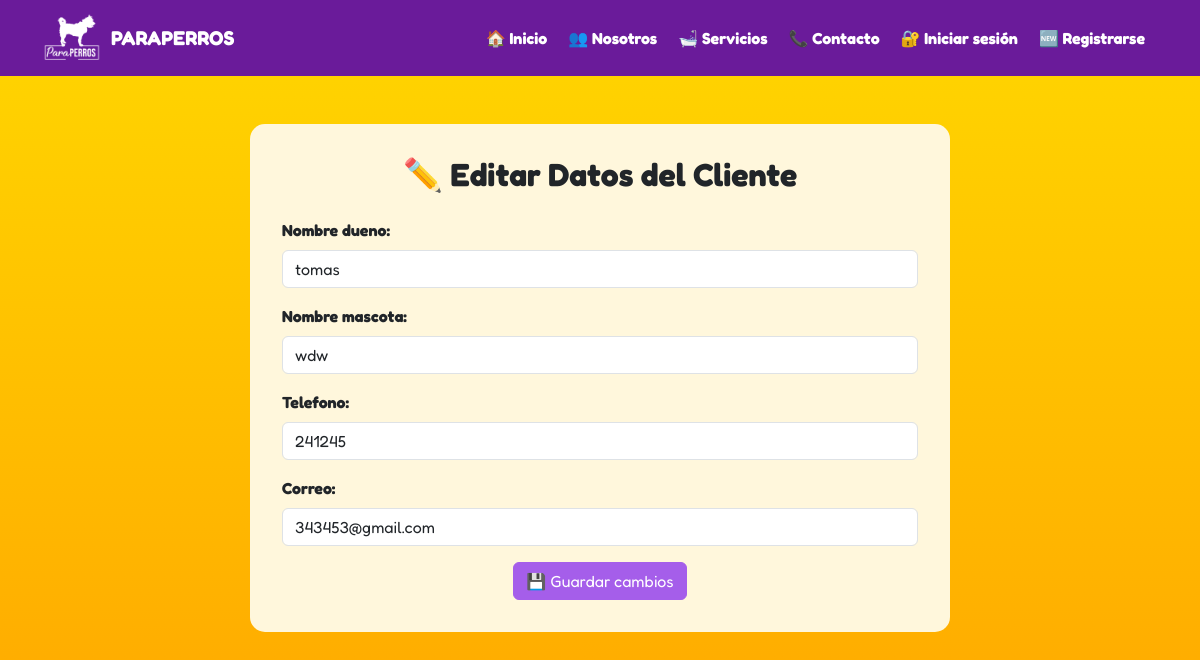
Page /clientes/editar/16/ on the committed database.
### tasks/models.py (models this page shows, shortened)
class PersonalData(models.Model):
    nombre_dueno = models.CharField(max_length=100)
    nombre_mascota = models.CharField(max_length=100)
    telefono = models.CharField(max_length=15)
    correo = models.EmailField()

### tasks/views.py (the view)
# urls.py: path('clientes/editar/<int:id>/', views.editar_datos_personales, name='editar_datos_personales'),
def editar_datos_personales(request, id):
    cliente = get_object_or_404(PersonalData, id=id)
    if request.method == 'POST':
        form = PersonalDataForm(request.POST, instance=cliente)
        if form.is_valid():
            form.save()
            return redirect('lista_datos_personales')
    else:
        form = PersonalDataForm(instance=cliente)
    context = {
        'form': form,
        'cliente': cliente
    }
    return render(request, 'editar_datos_personales.html', context)

### tasks/forms.py
class PersonalDataForm(forms.ModelForm):
    class Meta:
        model = PersonalData
        fields = '__all__'
        widgets = {
            'nombre_dueno': forms.TextInput(attrs={'class': 'form-control', 'placeholder': 'Nombre del dueño'}),
            'nombre_mascota': forms.TextInput(attrs={'class': 'form-control', 'placeholder': 'Nombre de la mascota'}),
            'telefono': forms.TextInput(attrs={'class': 'form-control', 'placeholder': 'Teléfono'}),
            'correo': forms.EmailInput(attrs={'class': 'form-control', 'placeholder': 'Correo'}),
            'asistencias': forms.SelectMultiple(attrs={'class': 'form-control'}),
        }

### tasks/templates/editar_datos_personales.html (shortened to what this page needs)
{% extends 'base.html' %}
{% block content %}
  <div class="container mt-5" style="background-color: #fff7dc; padding: 2rem; border-radius: 15px; max-width: 700px;">
    <h2 class="text-center mb-4" style="font-weight: bold;">
      ✏️ Editar Datos del Cliente
    </h2>
    <form method="POST">
      {% for field in form %}
        <div class="mb-3">
          <label class="form-label" style="font-weight: bold;">{{ field.label }}:</label>
          {{ field }}
        </div>
      {% endfor %}
      <div class="text-center">
        <button type="submit" class="btn btn-primary" style="background-color: #a55eea; border-color: #a55eea;">
          💾 Guardar cambios
        </button>
      </div>
    </form>
  </div>
{% endblock %}

### tasks/templates/base.html (style rules this page uses)
body { background: linear-gradient(to bottom, #FFD700, #FFA500); font-family: 'Fredoka', sans-serif; margin: 0; padding: 0; min-height: 100vh; }

### rows in the picture
PersonalData: form "tomas" "wdw" "241245" "343453@gmail.com"

### other values in the picture
{{ field.label }} "Nombre dueno" "Nombre mascota" "Telefono" "Correo"
